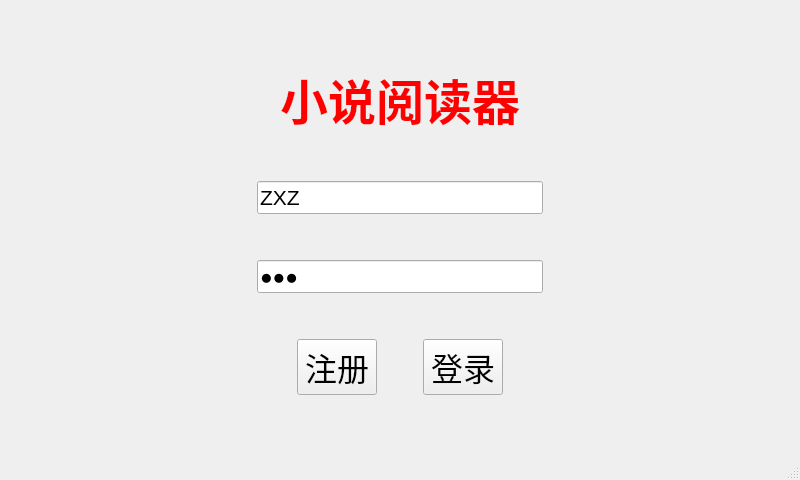
<?xml version="1.0" encoding="UTF-8"?>
<ui version="4.0">
 <class>MainWindow</class>
 <widget class="QMainWindow" name="MainWindow">
  <property name="geometry">
   <rect>
    <x>0</x>
    <y>0</y>
    <width>800</width>
    <height>480</height>
   </rect>
  </property>
  <property name="windowTitle">
   <string>MainWindow</string>
  </property>
  <property name="styleSheet">
   <string notr="true">MainWindow{
border-image: url(:/back.bmp);
}</string>
  </property>
  <widget class="QWidget" name="centralwidget">
   <layout class="QGridLayout" name="gridLayout">
    <item row="0" column="1">
     <spacer name="verticalSpacer_5">
      <property name="orientation">
       <enum>Qt::Vertical</enum>
      </property>
      <property name="sizeHint" stdset="0">
       <size>
        <width>20</width>
        <height>38</height>
       </size>
      </property>
     </spacer>
    </item>
    <item row="1" column="0">
     <spacer name="horizontalSpacer_4">
      <property name="orientation">
       <enum>Qt::Horizontal</enum>
      </property>
      <property name="sizeHint" stdset="0">
       <size>
        <width>233</width>
        <height>20</height>
       </size>
      </property>
     </spacer>
    </item>
    <item row="1" column="1">
     <layout class="QVBoxLayout" name="verticalLayout">
      <item>
       <widget class="QLabel" name="log_title">
        <property name="font">
         <font>
          <family>狮子座字体</family>
          <pointsize>36</pointsize>
          <weight>75</weight>
          <italic>false</italic>
          <bold>true</bold>
         </font>
        </property>
        <property name="styleSheet">
         <string notr="true">color: rgb(255, 0, 0);</string>
        </property>
        <property name="text">
         <string>小说阅读器</string>
        </property>
        <property name="alignment">
         <set>Qt::AlignCenter</set>
        </property>
       </widget>
      </item>
      <item>
       <spacer name="verticalSpacer_3">
        <property name="orientation">
         <enum>Qt::Vertical</enum>
        </property>
        <property name="sizeHint" stdset="0">
         <size>
          <width>20</width>
          <height>40</height>
         </size>
        </property>
       </spacer>
      </item>
      <item>
       <widget class="QLineEdit" name="log_name">
        <property name="font">
         <font>
          <pointsize>16</pointsize>
         </font>
        </property>
        <property name="text">
         <string>ZXZ</string>
        </property>
        <property name="placeholderText">
         <string>账号</string>
        </property>
       </widget>
      </item>
      <item>
       <spacer name="verticalSpacer_2">
        <property name="orientation">
         <enum>Qt::Vertical</enum>
        </property>
        <property name="sizeHint" stdset="0">
         <size>
          <width>20</width>
          <height>40</height>
         </size>
        </property>
       </spacer>
      </item>
      <item>
       <widget class="QLineEdit" name="log_password">
        <property name="font">
         <font>
          <pointsize>16</pointsize>
         </font>
        </property>
        <property name="text">
         <string>123</string>
        </property>
        <property name="echoMode">
         <enum>QLineEdit::Password</enum>
        </property>
        <property name="placeholderText">
         <string>密码</string>
        </property>
       </widget>
      </item>
      <item>
       <spacer name="verticalSpacer">
        <property name="orientation">
         <enum>Qt::Vertical</enum>
        </property>
        <property name="sizeHint" stdset="0">
         <size>
          <width>20</width>
          <height>40</height>
         </size>
        </property>
       </spacer>
      </item>
      <item>
       <layout class="QHBoxLayout" name="horizontalLayout">
        <item>
         <spacer name="horizontalSpacer">
          <property name="orientation">
           <enum>Qt::Horizontal</enum>
          </property>
          <property name="sizeHint" stdset="0">
           <size>
            <width>40</width>
            <height>20</height>
           </size>
          </property>
         </spacer>
        </item>
        <item>
         <widget class="QPushButton" name="reg">
          <property name="font">
           <font>
            <family>汉仪喵魂体W</family>
            <pointsize>24</pointsize>
           </font>
          </property>
          <property name="styleSheet">
           <string notr="true"/>
          </property>
          <property name="text">
           <string>注册</string>
          </property>
         </widget>
        </item>
        <item>
         <spacer name="horizontalSpacer_2">
          <property name="orientation">
           <enum>Qt::Horizontal</enum>
          </property>
          <property name="sizeHint" stdset="0">
           <size>
            <width>40</width>
            <height>20</height>
           </size>
          </property>
         </spacer>
        </item>
        <item>
         <widget class="QPushButton" name="log_log">
          <property name="font">
           <font>
            <family>汉仪喵魂体W</family>
            <pointsize>24</pointsize>
           </font>
          </property>
          <property name="text">
           <string>登录</string>
          </property>
         </widget>
        </item>
        <item>
         <spacer name="horizontalSpacer_3">
          <property name="orientation">
           <enum>Qt::Horizontal</enum>
          </property>
          <property name="sizeHint" stdset="0">
           <size>
            <width>40</width>
            <height>20</height>
           </size>
          </property>
         </spacer>
        </item>
       </layout>
      </item>
     </layout>
    </item>
    <item row="1" column="2">
     <spacer name="horizontalSpacer_5">
      <property name="orientation">
       <enum>Qt::Horizontal</enum>
      </property>
      <property name="sizeHint" stdset="0">
       <size>
        <width>233</width>
        <height>20</height>
       </size>
      </property>
     </spacer>
    </item>
    <item row="2" column="1">
     <spacer name="verticalSpacer_4">
      <property name="orientation">
       <enum>Qt::Vertical</enum>
      </property>
      <property name="sizeHint" stdset="0">
       <size>
        <width>20</width>
        <height>38</height>
       </size>
      </property>
     </spacer>
    </item>
   </layout>
  </widget>
  <widget class="QMenuBar" name="menubar">
   <property name="geometry">
    <rect>
     <x>0</x>
     <y>0</y>
     <width>800</width>
     <height>23</height>
    </rect>
   </property>
  </widget>
  <widget class="QStatusBar" name="statusbar"/>
 </widget>
 <resources/>
 <connections/>
</ui>
